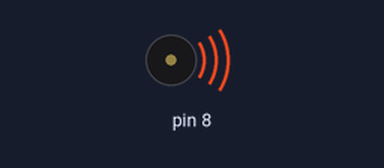
Bench run of a sketch on a simulated Arduino Uno, built with avr-gcc and run on an emulated ATmega328P. Shown: buzzer (waves = sounding).

Above: at 0.18 s.
Timing chart, 0 to 6.9 s (numbered marks = the images above):
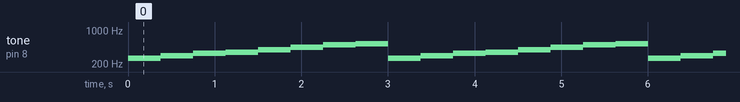

Measured:
- by itself, tone on pin 8: repeats every 3.0 s: 293 Hz 0.38 s, 329 Hz 0.38 s, 349 Hz 0.38 s, 392 Hz 0.38 s, 440 Hz 0.38 s, 493 Hz 0.38 s, 523 Hz 0.38 s, 261 Hz 0.38 s

The sketch:

escalera_musical.ino
```cpp
/***   Global variables   ***/

/***   Function declaration   ***/

void setup()
{


}


void loop()
{
    tone(8,261,375);
    delay(375);
    noTone(8);
    tone(8,293,375);
    delay(375);
    noTone(8);
    tone(8,329,375);
    delay(375);
    noTone(8);
    tone(8,349,375);
    delay(375);
    noTone(8);
    tone(8,392,375);
    delay(375);
    noTone(8);
    tone(8,440,375);
    delay(375);
    noTone(8);
    tone(8,493,375);
    delay(375);
    noTone(8);
    tone(8,523,375);
    delay(375);
    noTone(8);

}
```
